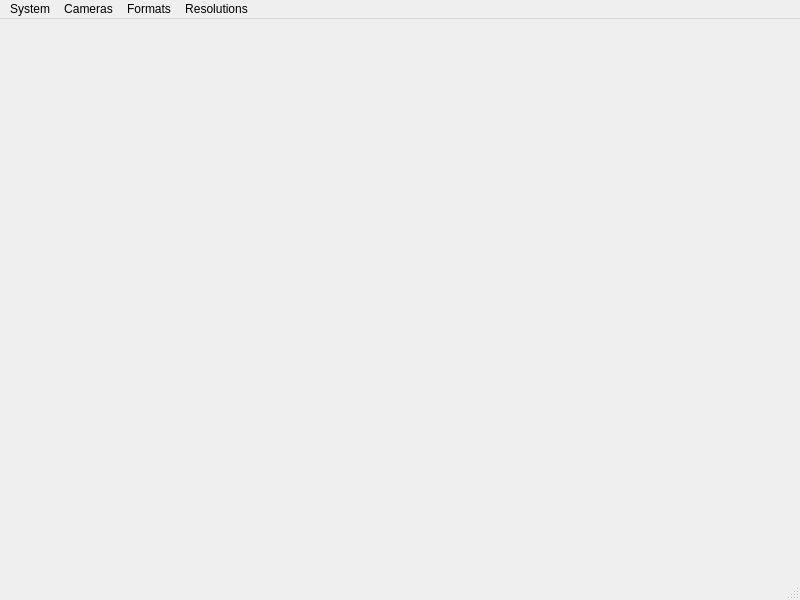
<?xml version="1.0" encoding="UTF-8"?>
<ui version="4.0">
 <class>MainWindow</class>
 <widget class="QMainWindow" name="MainWindow">
  <property name="geometry">
   <rect>
    <x>0</x>
    <y>0</y>
    <width>800</width>
    <height>600</height>
   </rect>
  </property>
  <property name="windowTitle">
   <string>QCamera Example</string>
  </property>
  <widget class="QWidget" name="centralwidget">
   <layout class="QVBoxLayout" name="verticalLayout">
    <item>
     <widget class="QLabel" name="imageLabel">
      <property name="text">
       <string/>
      </property>
     </widget>
    </item>
   </layout>
  </widget>
  <widget class="QMenuBar" name="menubar">
   <property name="geometry">
    <rect>
     <x>0</x>
     <y>0</y>
     <width>800</width>
     <height>25</height>
    </rect>
   </property>
   <widget class="QMenu" name="menuCameras">
    <property name="title">
     <string>Cameras</string>
    </property>
   </widget>
   <widget class="QMenu" name="menuSystem">
    <property name="title">
     <string>System</string>
    </property>
    <addaction name="actionRefresh"/>
    <addaction name="actionDisconnect"/>
    <addaction name="actionExit"/>
   </widget>
   <widget class="QMenu" name="menuFormats">
    <property name="title">
     <string>Formats</string>
    </property>
   </widget>
   <widget class="QMenu" name="menuResolutions">
    <property name="title">
     <string>Resolutions</string>
    </property>
   </widget>
   <addaction name="menuSystem"/>
   <addaction name="menuCameras"/>
   <addaction name="menuFormats"/>
   <addaction name="menuResolutions"/>
  </widget>
  <widget class="QStatusBar" name="statusbar"/>
  <action name="actionDisconnect">
   <property name="text">
    <string>Disconnect</string>
   </property>
  </action>
  <action name="actionExit">
   <property name="text">
    <string>Exit</string>
   </property>
  </action>
  <action name="actionRefresh">
   <property name="text">
    <string>Refresh</string>
   </property>
  </action>
 </widget>
 <resources/>
 <connections/>
</ui>
